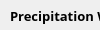
        <widget class="QWidget" name="mpHumidity">
         <property name="geometry">
          <rect>
           <x>0</x>
           <y>0</y>
           <width>100</width>
           <height>30</height>
          </rect>
         </property>
         <attribute name="label">
          <string>Humidity</string>
         </attribute>
         <widget class="QDoubleSpinBox" name="spnPW">
          <property name="geometry">
           <rect>
            <x>160</x>
            <y>0</y>
            <width>71</width>
            <height>31</height>
           </rect>
          </property>
          <property name="font">
           <font>
            <family>Open Sans</family>
            <pointsize>12</pointsize>
           </font>
          </property>
          <property name="value">
           <double>1.000000000000000</double>
          </property>
         </widget>
         <widget class="QLabel" name="label_59">
          <property name="geometry">
           <rect>
            <x>10</x>
            <y>0</y>
            <width>151</width>
            <height>31</height>
           </rect>
          </property>
          <property name="font">
           <font>
            <family>Open Sans</family>
            <pointsize>10</pointsize>
            <weight>75</weight>
            <bold>true</bold>
           </font>
          </property>
          <property name="text">
           <string>Precipitation Weight:</string>
          </property>
         </widget>
         <widget class="QDoubleSpinBox" name="spnIW">
          <property name="geometry">
           <rect>
            <x>160</x>
            <y>40</y>
            <width>71</width>
            <height>31</height>
           </rect>
          </property>
          <property name="font">
           <font>
            <family>Open Sans</family>
            <pointsize>12</pointsize>
           </font>
          </property>
          <property name="value">
           <double>3.000000000000000</double>
          </property>
         </widget>
         <widget class="QLabel" name="label_60">
          <property name="geometry">
           <rect>
            <x>10</x>
            <y>40</y>
            <width>151</width>
            <height>31</height>
           </rect>
          </property>
          <property name="font">
           <font>
            <family>Open Sans</family>
            <pointsize>10</pointsize>
            <weight>75</weight>
            <bold>true</bold>
           </font>
          </property>
          <property name="text">
           <string>Irrigation Weight:</string>
          </property>
         </widget>
        </widget>
